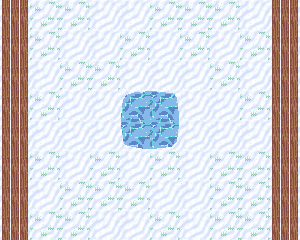

A 2D game scene composited from a Tiled map and its tileset images. What follows is a short description and the map's XML, with every tile layer's data as written:
An orthogonal 10x8 tile map with 30x30 px tiles, 1 tile layer (Capa de patrones 1).

<map version="1.5" tiledversion="1.5.0" orientation="orthogonal" renderorder="right-down" width="10" height="8" tilewidth="30" tileheight="30" infinite="0" nextlayerid="2" nextobjectid="1">
 <tileset firstgid="1" source="tileset2.tsx" />
 <layer id="1" name="Capa de patrones 1" width="10" height="8">
  <data encoding="csv">
10,12,12,11,11,12,12,12,11,9,
10,12,11,11,12,11,12,11,12,9,
10,11,12,12,11,11,11,12,11,9,
10,12,11,11,2,3,11,11,12,9,
10,11,11,11,5,6,11,11,11,9,
10,12,11,12,11,12,11,12,12,9,
10,11,12,12,12,11,11,12,12,9,
10,12,12,11,11,12,11,12,12,9
</data>
 </layer>
</map>
